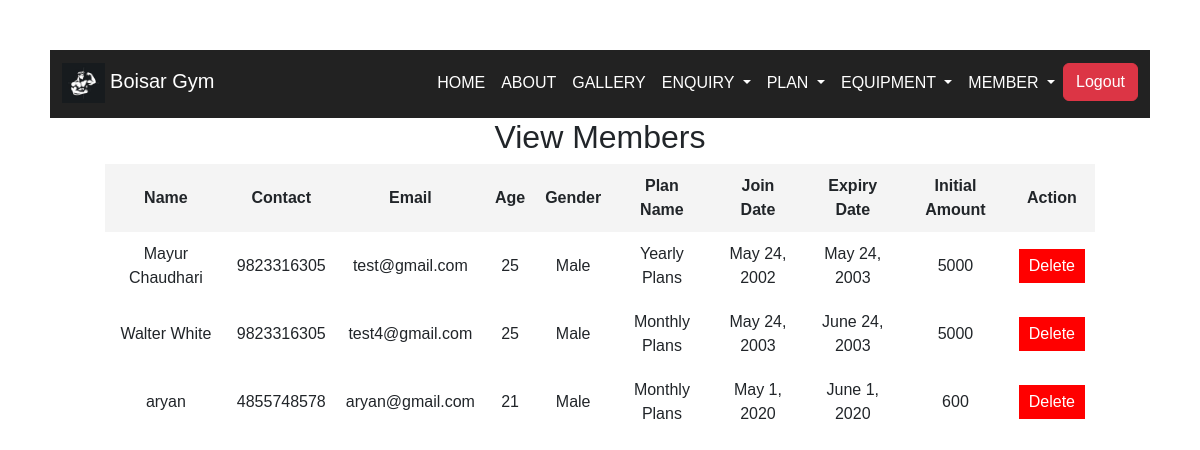
The app's page /view_member/ (signed in) with its own data.
### project/models.py (models this page shows, shortened)
class add_Member(models.Model):
    GENDER_CHOICES = [
        ('Male', 'Male'),
        ('Female', 'Female'),
    ]
    PLAN_CHOICES = [
        ('Yearly Plans', 'Yearly Plans'),
        ('Monthly Plans', 'Monthly Plans'),
    ]
    name = models.CharField(max_length=100)
    contact = models.CharField(max_length=15)
    email = models.EmailField(unique=True)
    age = models.PositiveIntegerField()
    gender = models.CharField(max_length=10, choices=GENDER_CHOICES)
    plan = models.CharField(max_length=20, choices=PLAN_CHOICES)
    join_date = models.DateField()
    expiry_date = models.DateField()
    amount = models.PositiveIntegerField()

### project/views.py (the view)
# urls.py: path('view_member/', views.view_member, name='view_member'),
@login_required(login_url="admin_login")  # Redirect if not logged in
def view_member(request):
    members = add_Member.objects.all()
    return render(request, 'admin_panel/view_member.html', {'members': members})

### templates/admin_panel/view_member.html (shortened to what this page needs)
<!DOCTYPE html>
<html lang="en">
  <head>
  </head>
  <body>
    {% include "navbar.html" %} {% block content %} {% endblock %}
    <h2>View Members</h2>
    <table>
      <thead>
        <tr>
          <th>Name</th>
          <th>Contact</th>
          <th>Email</th>
          <th>Age</th>
          <th>Gender</th>
          <th>Plan Name</th>
          <th>Join Date</th>
          <th>Expiry Date</th>
          <th>Initial Amount</th>
          <th>Action</th>
        </tr>
      </thead>
      <tbody>
        {% for member in members %}
        <tr>
          <td>{{ member.name }}</td>
          <td>{{ member.contact }}</td>
          <td>{{ member.email }}</td>
          <td>{{ member.age }}</td>
          <td>{{ member.gender }}</td>
          <td>{{ member.plan }}</td>
          <td>{{ member.join_date }}</td>
          <td>{{ member.expiry_date }}</td>
          <td>{{ member.amount }}</td>
          <td>
            <form method="POST" action="{% url 'delete_member' member.id %}">
              <button class="delete-btn" type="submit">Delete</button>
            </form>
          </td>
        </tr>
        {% empty %}
        <tr>
          <td colspan="10">No members available</td>
        </tr>
        {% endfor %}
      </tbody>
    </table>
  </body>
</html>

### templates/admin_panel/view_member.html (style rules this page uses)
body { font-family: Arial, sans-serif; margin: 40px; }
h2 { text-align: center; }
table { width: 90%; margin: 0 auto; border-collapse: collapse; }
th, td { padding: 10px; border: 1px solid #ddd; text-align: center; }
th { background-color: #f4f4f4; }
.delete-btn { background-color: red; color: white; padding: 5px 10px; border: none; cursor: pointer; }

### templates/admin_panel/navbar.html (style rules this page uses)
body { font-family: Arial, sans-serif; margin: 50px; text-align: center; }

### records on screen
add_Member: name "Mayur Chaudhari", contact "9823316305", email "test@gmail.com", age "25", gender "Male", plan "Yearly Plans", join_date "May 24, 2002", expiry_date "May 24, 2003", amount "5000"
add_Member: name "Walter White", contact "9823316305", email "test4@gmail.com", age "25", gender "Male", plan "Monthly Plans", join_date "May 24, 2003", expiry_date "June 24, 2003", amount "5000"
add_Member: name "aryan", contact "4855748578", email "aryan@gmail.com", age "21", gender "Male", plan "Monthly Plans", join_date "May 1, 2020", expiry_date "June 1, 2020", amount "600"
